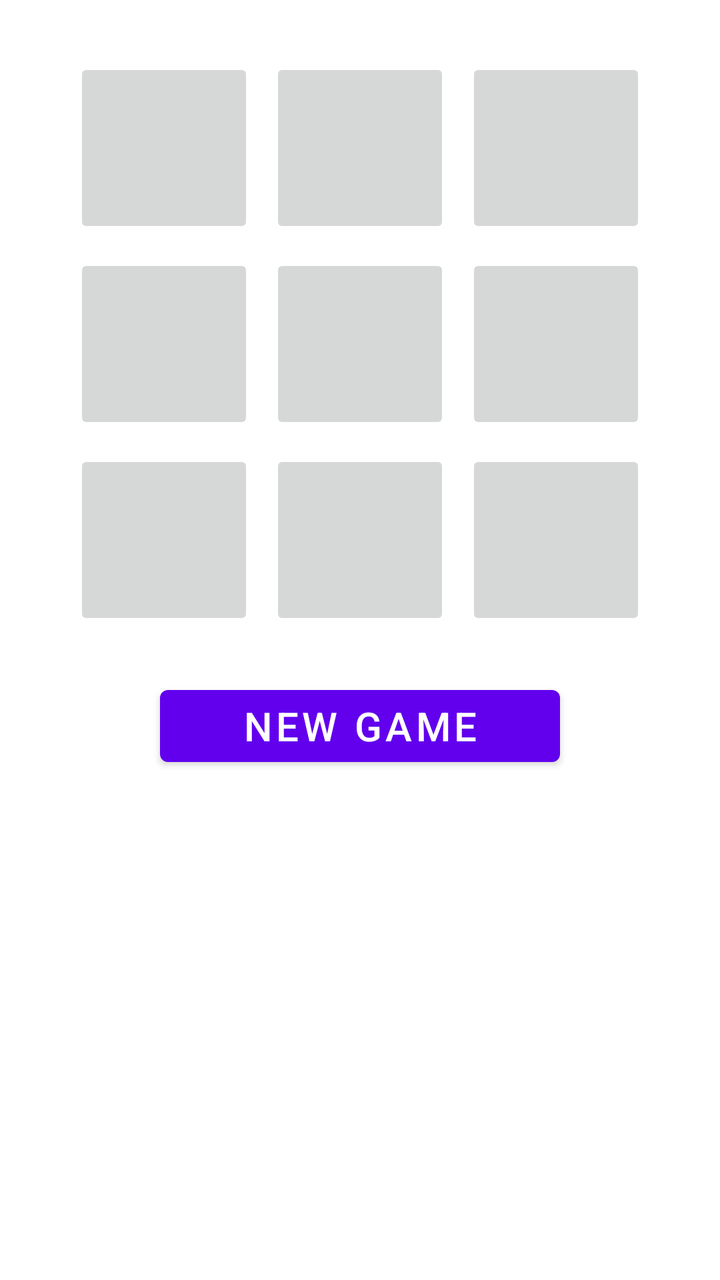
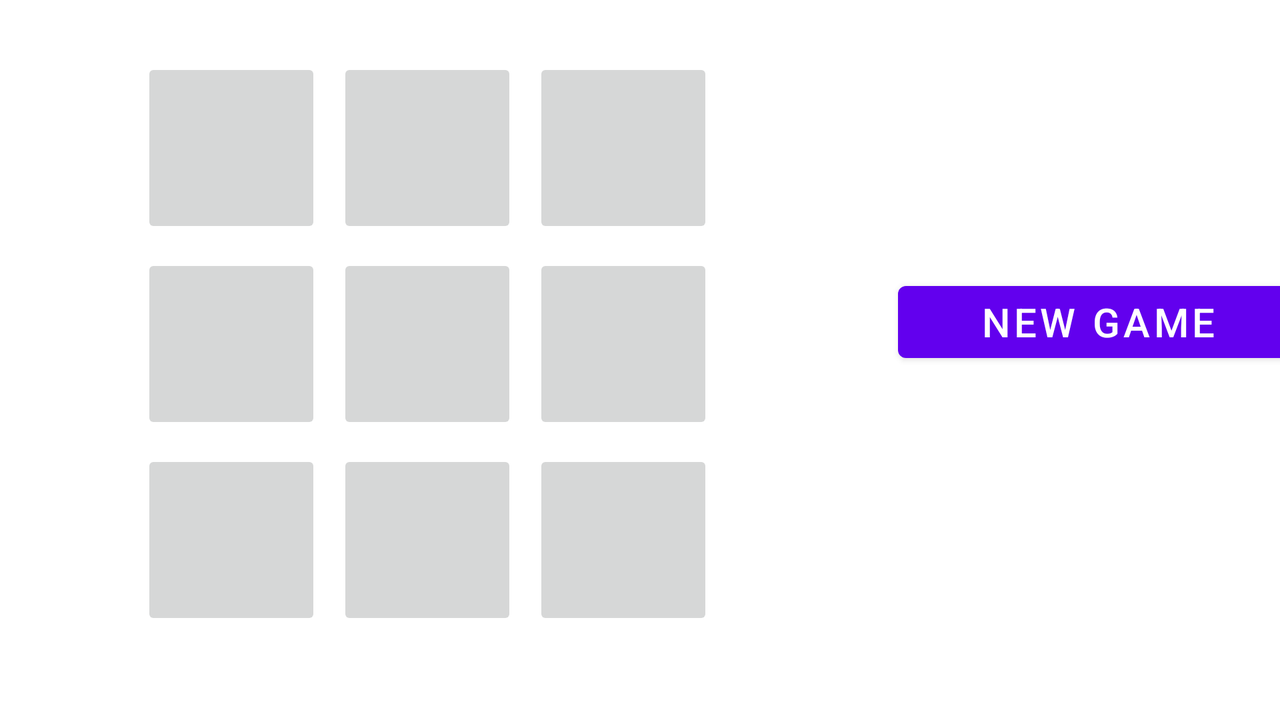

One screen, two layout resources from the same app: the default and the repository's alternative for another configuration. Each is rendered where Android would select it; the XML of both is given below.
<!-- AndroidManifest.xml: application theme Theme.LightsOutApp -->
<!-- res/layout/activity_main.xml -->
<?xml version="1.0" encoding="utf-8"?>
<androidx.constraintlayout.widget.ConstraintLayout
    xmlns:android="http://schemas.android.com/apk/res/android"
    xmlns:app="http://schemas.android.com/apk/res-auto"
    xmlns:tools="http://schemas.android.com/tools"
    android:layout_width="match_parent"
    android:layout_height="match_parent"
    tools:context="com.example.lightsoutapp.MainActivity">

    <GridLayout
        android:id="@+id/light_grid"
        android:layout_width="wrap_content"
        android:layout_height="wrap_content"
        android:useDefaultMargins="true"
        android:columnCount="3"
        android:rowCount="3"
        android:layout_margin="25dp"
        app:layout_constraintLeft_toLeftOf="parent"
        app:layout_constraintRight_toRightOf="parent"
        app:layout_constraintTop_toTopOf="parent" >
        <ImageButton
            android:onClick="onLightButtonClick"
            style="@style/LightButton"
            android:src="@drawable/bulb"
            />
        <ImageButton
            android:onClick="onLightButtonClick"
            style="@style/LightButton"
            android:src="@drawable/bulb"
            />
        <ImageButton
            android:onClick="onLightButtonClick"
            style="@style/LightButton"
            android:src="@drawable/bulb"
            />
        <ImageButton
            android:onClick="onLightButtonClick"
            style="@style/LightButton"
            android:src="@drawable/bulb"
            />
        <ImageButton
            android:onClick="onLightButtonClick"
            style="@style/LightButton"
            android:src="@drawable/bulb"
            />
        <ImageButton
            android:onClick="onLightButtonClick"
            style="@style/LightButton"
            android:src="@drawable/bulb"
            />
        <ImageButton
            android:onClick="onLightButtonClick"
            style="@style/LightButton"
            android:src="@drawable/bulb"
            />
        <ImageButton
            android:onClick="onLightButtonClick"
            style="@style/LightButton"
            android:src="@drawable/bulb"
            />
        <ImageButton
            android:onClick="onLightButtonClick"
            style="@style/LightButton"
            android:src="@drawable/bulb"
            />
    </GridLayout>

    <Button
        android:id="@+id/new_game_button"
        style="@style/GameOptionButton"
        android:layout_marginTop="20dp"
        android:text="@string/new_game"
        android:onClick="onNewGameClick"
        app:layout_constraintLeft_toLeftOf="parent"
        app:layout_constraintRight_toRightOf="parent"
        app:layout_constraintTop_toBottomOf="@id/light_grid" />

</androidx.constraintlayout.widget.ConstraintLayout>
<!-- resources referenced by this layout -->
<resources>
  <string name="new_game">New Game</string>
  <style name="GameOptionButton">
          <item name="android:layout_height">wrap_content</item>
          <item name="android:layout_width">200dp</item>
          <item name="android:layout_marginTop">5dp</item>
          <item name="android:layout_marginLeft">20dp</item>
          <item name="android:layout_marginRight">20dp</item>
          <item name="android:textSize">20sp</item>
      </style>
  <style name="LightButton">
          <item name="android:layout_height">90dp</item>
          <item name="android:layout_width">90dp</item>
      </style>
  <style name="Theme.LightsOutApp" parent="Theme.MaterialComponents.DayNight.DarkActionBar">
          
          <item name="colorPrimary">@color/purple_500</item>
          <item name="colorPrimaryVariant">@color/purple_700</item>
          <item name="colorOnPrimary">@color/white</item>
          
          <item name="colorSecondary">@color/teal_200</item>
          <item name="colorSecondaryVariant">@color/teal_700</item>
          <item name="colorOnSecondary">@color/black</item>
          
          <item name="android:statusBarColor" tools:targetApi="l">?attr/colorPrimaryVariant</item>
          
      </style>
  <color name="purple_500">#FF6200EE</color>
  <color name="purple_700">#FF3700B3</color>
  <color name="white">#FFFFFFFF</color>
  <color name="teal_200">#FF03DAC5</color>
  <color name="teal_700">#FF018786</color>
  <color name="black">#000</color>
</resources>
<!-- res/layout-land/activity_main.xml (the repository's variant of the layout above) -->
<!-- drawn on the phone turned sideways -->
<?xml version="1.0" encoding="utf-8"?>
<androidx.constraintlayout.widget.ConstraintLayout xmlns:android="http://schemas.android.com/apk/res/android"
    xmlns:app="http://schemas.android.com/apk/res-auto"
    xmlns:tools="http://schemas.android.com/tools"
    android:layout_width="match_parent"
    android:layout_height="match_parent"
    tools:context="com.example.lightsoutapp.MainActivity">

    <GridLayout
        android:id="@+id/light_grid"
        android:layout_width="wrap_content"
        android:layout_height="wrap_content"
        android:layout_margin="25dp"
        android:layout_marginTop="32dp"
        android:columnCount="3"
        android:rowCount="3"
        android:useDefaultMargins="true"
        app:layout_constraintHorizontal_bias="0.141"
        app:layout_constraintLeft_toLeftOf="parent"
        app:layout_constraintRight_toRightOf="parent"
        app:layout_constraintTop_toTopOf="parent">

        <ImageButton
            style="@style/LightButton"
            android:onClick="onLightButtonClick"
            android:src="@drawable/bulb" />

        <ImageButton
            style="@style/LightButton"
            android:onClick="onLightButtonClick"
            android:src="@drawable/bulb" />

        <ImageButton
            style="@style/LightButton"
            android:onClick="onLightButtonClick"
            android:src="@drawable/bulb" />

        <ImageButton
            style="@style/LightButton"
            android:onClick="onLightButtonClick"
            android:src="@drawable/bulb" />

        <ImageButton
            style="@style/LightButton"
            android:onClick="onLightButtonClick"
            android:src="@drawable/bulb" />

        <ImageButton
            style="@style/LightButton"
            android:onClick="onLightButtonClick"
            android:src="@drawable/bulb" />

        <ImageButton
            style="@style/LightButton"
            android:onClick="onLightButtonClick"
            android:src="@drawable/bulb" />

        <ImageButton
            style="@style/LightButton"
            android:onClick="onLightButtonClick"
            android:src="@drawable/bulb" />

        <ImageButton
            style="@style/LightButton"
            android:onClick="onLightButtonClick"
            android:src="@drawable/bulb" />
    </GridLayout>

    <Button
        android:id="@+id/new_game_button"
        style="@style/GameOptionButton"
        android:layout_marginStart="449dp"
        android:layout_marginTop="137dp"
        android:onClick="onNewGameClick"
        android:text="@string/new_game"
        app:layout_constraintStart_toStartOf="parent"
        app:layout_constraintTop_toTopOf="parent" />

</androidx.constraintlayout.widget.ConstraintLayout>
